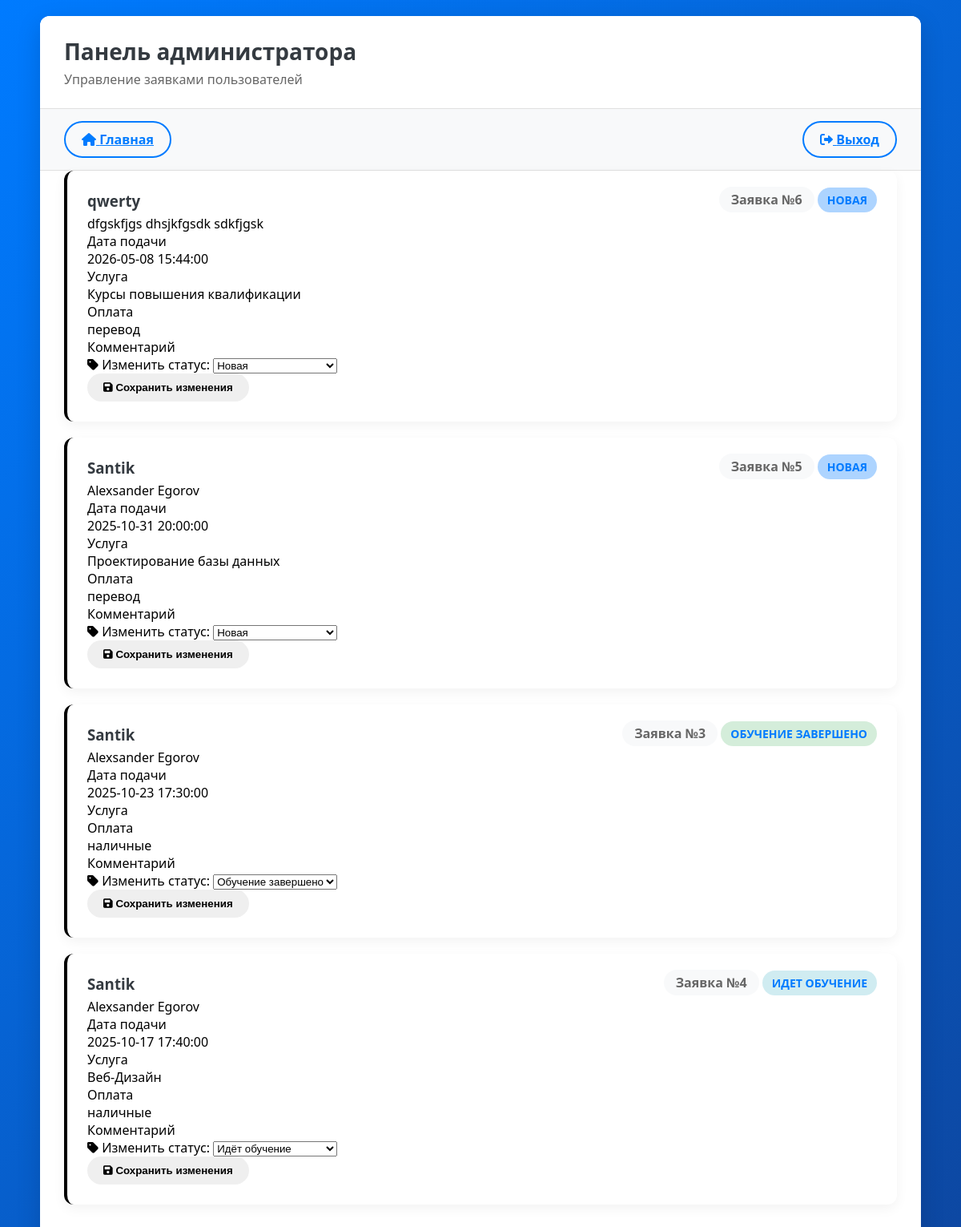
/admin.php (signed in), run on the app's committed database.
### tables this page shows
CREATE TABLE `request` (
  `id` int NOT NULL,
  `user_id` int NOT NULL,
  `date` datetime NOT NULL,
  `status` varchar(50) DEFAULT 'Новая',
  `curses` varchar(255) NOT NULL,
  `payment` text NOT NULL,
  `review` text
);

CREATE TABLE `users` (
  `id` int NOT NULL,
  `fullname` text NOT NULL,
  `phone` varchar(256) NOT NULL,
  `email` varchar(256) NOT NULL,
  `login` varchar(256) NOT NULL,
  `password` varchar(256) NOT NULL,
  `is_admin` tinyint(1) DEFAULT '0',
  `created_at` timestamp NOT NULL DEFAULT CURRENT_TIMESTAMP,
  `review` text
);

### admin.php (the view, shortened to what this page needs)
<?php
include('db.php');
$page = (int)($_GET['page'] ?? 1);
$limit = 10;
$offset = ($page - 1) * $limit;
$query = $con->query("
    SELECT request.*, users.login, users.fullname,
           COUNT(*) OVER() as total_count
    FROM request
    INNER JOIN users ON request.user_id = users.id
    ORDER BY request.date DESC
    LIMIT $limit OFFSET $offset
");
?>
<!DOCTYPE html>
<html lang="ru">
<head>
    <link href="https://cdnjs.cloudflare.com/ajax/libs/font-awesome/6.0.0/css/all.min.css" rel="stylesheet">
</head>
<body>
    <div class="container">
        <div class="header">
            <h1>Панель администратора</h1>
            <p class="subtitle">Управление заявками пользователей</p>
        </div>
        <div class="nav-bar">
            <a href="index.php" class="btn btn-outline">
                <i class="fas fa-home"></i> Главная
            </a>
            <a href="?logout=1" class="btn btn-outline" onclick="return confirm('Выйти из аккаунта?')">
                <i class="fas fa-sign-out-alt"></i> Выход
            </a>
        </div>
        <div class="requests-container">
            <?php
            if ($query->num_rows === 0) {
            ?>
                <div class="empty-state">
                    <i class="fas fa-inbox"></i>
                    <h3>Заявок пока нет</h3>
                    <p>Когда пользователи оставят заявки, они появятся здесь</p>
                </div>
            <?php } else {
                while ($request = $query->fetch_assoc()) {
            $status_class = match($request['status']) {
                'Новая' => 'status-new',
                'Идет обучение' => 'status-in-progress',
                'Обучение завершено' => 'status-completed',
                default => 'status-new'
            };
            ?>
                <div class="request-item <?= $status_class ?>">
                    <div class="request-header">
                        <div class="user-info">
                            <h3><?= htmlspecialchars($request['login']) ?></h3>
                            <p><?= htmlspecialchars($request['fullname']) ?></p>
                        </div>
                        <div>
                            <span class="request-id">Заявка №<?= htmlspecialchars($request['id']) ?></span>
                            <span class="status-badge <?= $status_class ?>"><?= htmlspecialchars($request['status']) ?></span>
                        </div>
                    </div>
                    <div class="request-details">
                <div class="detail-item">
                    <div class="detail-label">Дата подачи</div>
            <div class="detail-value"><?= htmlspecialchars($request['date']) ?></div>
                </div>
                <div class="detail-item">
            <div class="detail-label">Услуга</div>
            <div class="detail-value"><?= htmlspecialchars($request['curses'] ?? '—') ?></div>
                </div>
                <div class="detail-item">
            <div class="detail-label">Оплата</div>
            <div class="detail-value"><?= htmlspecialchars($request['payment'] ?? '—') ?></div>
                </div>
                <div class="detail-item">
            <div class="detail-label">Комментарий</div>
                </div>
            </div>
            <div class="status-form">
                <form method="POST" class="status-update-form">
            <div class="form-group">
                <label class="form-label" for="status_<?= $request['id'] ?>">
                    <i class="fas fa-tag"></i> Изменить статус:
                </label>
                <select name="status" id="status_<?= $request['id'] ?>" class="form-select">
                    <option value="Новая" <?= $request['status'] == 'Новая' ? 'selected' : '' ?>>
                        Новая
                    </option>
            <option value="Идет обучение" <?= $request['status'] == 'Идет обучение' ? 'selected' : '' ?>>
                        Идёт обучение
                    </option>
            <option value="Обучение завершено" <?= $request['status'] == 'Обучение завершено' ? 'selected' : '' ?>>
                        Обучение завершено
            </option>
                </select>
            </div>
            <button type="submit" class="btn btn-save">
                <i class="fas fa-save"></i> Сохранить изменения
            </button>
                </form>
            </div>
        </div>
    <?php
        }
    }
    ?>
        </div>
    </div>
</body>
</html>

### admin.php (style rules this page uses)
:root { --primary: #007bff; --primary-dark: #0d47a1; --success: #28a745; --warning: #ffc107; --info: #17a2b8; --light: #f8f9fa; --dark: #343a40; --border-radius: 12px; --shadow: 0 10px 30px rgba(0,0,0,0.15); }
* { margin: 0; padding: 0; box-sizing: border-box; }
body { font-family: 'Segoe UI', Tahoma, Geneva, Verdana, sans-serif; background: linear-gradient(135deg, var(--primary) 0%, var(--primary-dark) 100%); min-height: 100vh; padding: 20px; }
.container { max-width: 1100px; margin: 0 auto; background: #fff; border-radius: var(--border-radius); box-shadow: var(--shadow); overflow: hidden; }
.header { background: white; padding: 25px 30px; border-bottom: 1px solid #e0e0e0; }
.header h1 { color: var(--dark); font-size: 28px; margin-bottom: 5px; }
.subtitle { color: #666; font-size: 16px; }
.nav-bar { display: flex; justify-content: space-between; align-items: center; padding: 15px 30px; background: var(--light); border-bottom: 1px solid #e0e0e0; }
.btn { padding: 10px 20px; border: none; border-radius: 50px; cursor: pointer; font-weight: 600; transition: all 0.3s ease; }
.btn-outline { background: transparent; color: var(--primary); border: 2px solid var(--primary); }
.requests-container { padding: 0 30px 30px; }
.request-item { background: white; border-radius: var(--border-radius); padding: 25px; margin-bottom: 20px; box-shadow: 0 5px 15px rgba(0,0,0,0.05); border-left: 4px solid; }

### data on the page
request: user.login "qwerty", user.fullname "dfgskfjgs dhsjkfgsdk sdkfjgsk", id "6", status "НОВАЯ", date "2026-05-08 15:44:00", curses "Курсы повышения квалификации", payment "перевод", status "Новая"
request: user.login "Santik", user.fullname "Alexsander Egorov", id "5", status "НОВАЯ", date "2025-10-31 20:00:00", curses "Проектирование базы данных", payment "перевод", status "Новая"
request: user.login "Santik", user.fullname "Alexsander Egorov", id "3", status "ОБУЧЕНИЕ ЗАВЕРШЕНО", date "2025-10-23 17:30:00", payment "наличные", status "Обучение завершено"
request: user.login "Santik", user.fullname "Alexsander Egorov", id "4", status "ИДЕТ ОБУЧЕНИЕ", date "2025-10-17 17:40:00", curses "Веб-Дизайн", payment "наличные", status "Идёт обучение"
